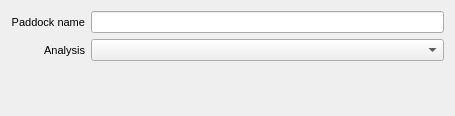
<?xml version="1.0" encoding="UTF-8"?>
<ui version="4.0">
 <class>Form</class>
 <widget class="QWidget" name="Form">
  <property name="geometry">
   <rect>
    <x>0</x>
    <y>0</y>
    <width>455</width>
    <height>116</height>
   </rect>
  </property>
  <property name="windowTitle">
   <string>Edit Paddock Details</string>
  </property>
  <layout class="QVBoxLayout" name="verticalLayout">
   <item>
    <layout class="QGridLayout" name="gridLayout">
     <property name="sizeConstraint">
      <enum>QLayout::SetMaximumSize</enum>
     </property>
     <item row="0" column="0">
      <widget class="QLabel" name="nameLabel">
       <property name="sizePolicy">
        <sizepolicy hsizetype="Preferred" vsizetype="Minimum">
         <horstretch>0</horstretch>
         <verstretch>0</verstretch>
        </sizepolicy>
       </property>
       <property name="minimumSize">
        <size>
         <width>0</width>
         <height>0</height>
        </size>
       </property>
       <property name="font">
        <font>
         <pointsize>8</pointsize>
        </font>
       </property>
       <property name="text">
        <string notr="true">Paddock name</string>
       </property>
       <property name="alignment">
        <set>Qt::AlignRight|Qt::AlignTrailing|Qt::AlignVCenter</set>
       </property>
      </widget>
     </item>
     <item row="0" column="1">
      <widget class="QLineEdit" name="nameLineEdit">
       <property name="sizePolicy">
        <sizepolicy hsizetype="MinimumExpanding" vsizetype="Minimum">
         <horstretch>0</horstretch>
         <verstretch>0</verstretch>
        </sizepolicy>
       </property>
      </widget>
     </item>
     <item row="1" column="1">
      <widget class="QComboBox" name="analysisTypeComboBox"/>
     </item>
     <item row="1" column="0">
      <widget class="QLabel" name="analysisTypeLabel">
       <property name="sizePolicy">
        <sizepolicy hsizetype="Preferred" vsizetype="Minimum">
         <horstretch>0</horstretch>
         <verstretch>0</verstretch>
        </sizepolicy>
       </property>
       <property name="minimumSize">
        <size>
         <width>0</width>
         <height>0</height>
        </size>
       </property>
       <property name="font">
        <font>
         <pointsize>8</pointsize>
        </font>
       </property>
       <property name="text">
        <string notr="true">Analysis</string>
       </property>
       <property name="alignment">
        <set>Qt::AlignRight|Qt::AlignTrailing|Qt::AlignVCenter</set>
       </property>
      </widget>
     </item>
    </layout>
   </item>
   <item>
    <spacer name="verticalSpacer">
     <property name="orientation">
      <enum>Qt::Vertical</enum>
     </property>
     <property name="sizeHint" stdset="0">
      <size>
       <width>20</width>
       <height>40</height>
      </size>
     </property>
    </spacer>
   </item>
  </layout>
 </widget>
 <resources/>
 <connections/>
</ui>
